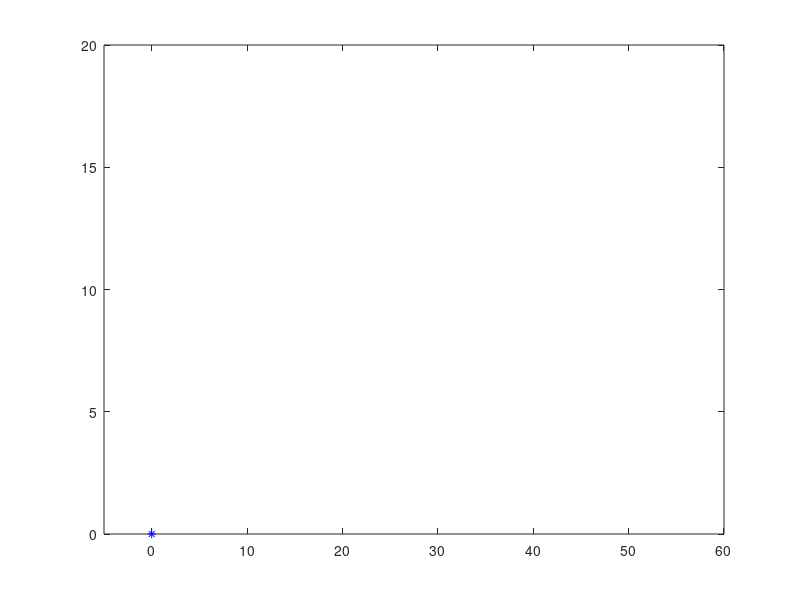

Recreate this plot in MATLAB. (Note: this script raises an error after producing the figure.)


roboArm.L = [35, 35];
roboArm.offset = [0, 0];

plot(0,0,'b*');
axis([-5 60 0 20]);
hold on;

ind = 1;

delay = 0.05;
numOfSteps = 30;

path = [getLine(5,10,5,0,numOfSteps);

        getLine(5,0,7.5,0,numOfSteps);
        getLine(7.5,0,7.5,10,numOfSteps);
        getLine(7.5,10,12.5,10,numOfSteps);
        getLine(12.5,10,12.5,0,numOfSteps);
        getLine(12.5,0,7.5,0,numOfSteps);
        getLine(7.5,0,7.5,5,numOfSteps);
        getLine(7.5,5,12.5,5,numOfSteps);
        getLine(12.5,5,12.5,0,numOfSteps);
        getLine(12.5,0,15,0,numOfSteps);
        getLine(15,0,15,10,numOfSteps);
        getLine(15,10,20,10,numOfSteps);
        getLine(20,10,20,0,numOfSteps);
       getLine(20,0,15,0,numOfSteps);
       getLine(15,0,27.5,0,numOfSteps);
       getLine(27.5,0,27.5,5,numOfSteps);
       getLine(27.5,5,22.5,5,numOfSteps);
       getLine(22.5,5,22.5,10,numOfSteps);
       getLine(22.5,10,35,10,numOfSteps);
       getLine(35,10,35,5,numOfSteps);
       getLine(35,5,30,5,numOfSteps);
       getLine(30,5,35,5,numOfSteps);
       getLine(35,5,35,0,numOfSteps);
       getLine(35,0,30,0,numOfSteps);
       getLine(30,0,42.5,0,numOfSteps);
       getLine(42.5,0,42.5,5,numOfSteps);
       getLine(42.5,5,37.5,5,numOfSteps);
       getLine(37.5,5,42.5,10,numOfSteps);
       getLine(42.5,10,42.5,0,numOfSteps);
       getLine(42.5,0,45,0,numOfSteps);
       getLine(45,0,50,10,numOfSteps);
       getLine(50,10,45,10,numOfSteps);
      
        
        ];

for n = 1:length(path)
    theta = getikine(roboArm, [path(n,1), path(n,2)],'left');
    P = getfkine(roboArm, theta - roboArm.offset);
    locationX(ind) = P(1);
    locationY(ind) = P(2);
    f(ind)= theta(1);
    g(ind)= theta (2);
    ind = ind + 1;
    hold off;
    plot(locationX,locationY,'b');
    hold on;
    grid on;
    plotRobot(roboArm, theta);
    axis([-5 60 0 20]);
    pause(delay);
end